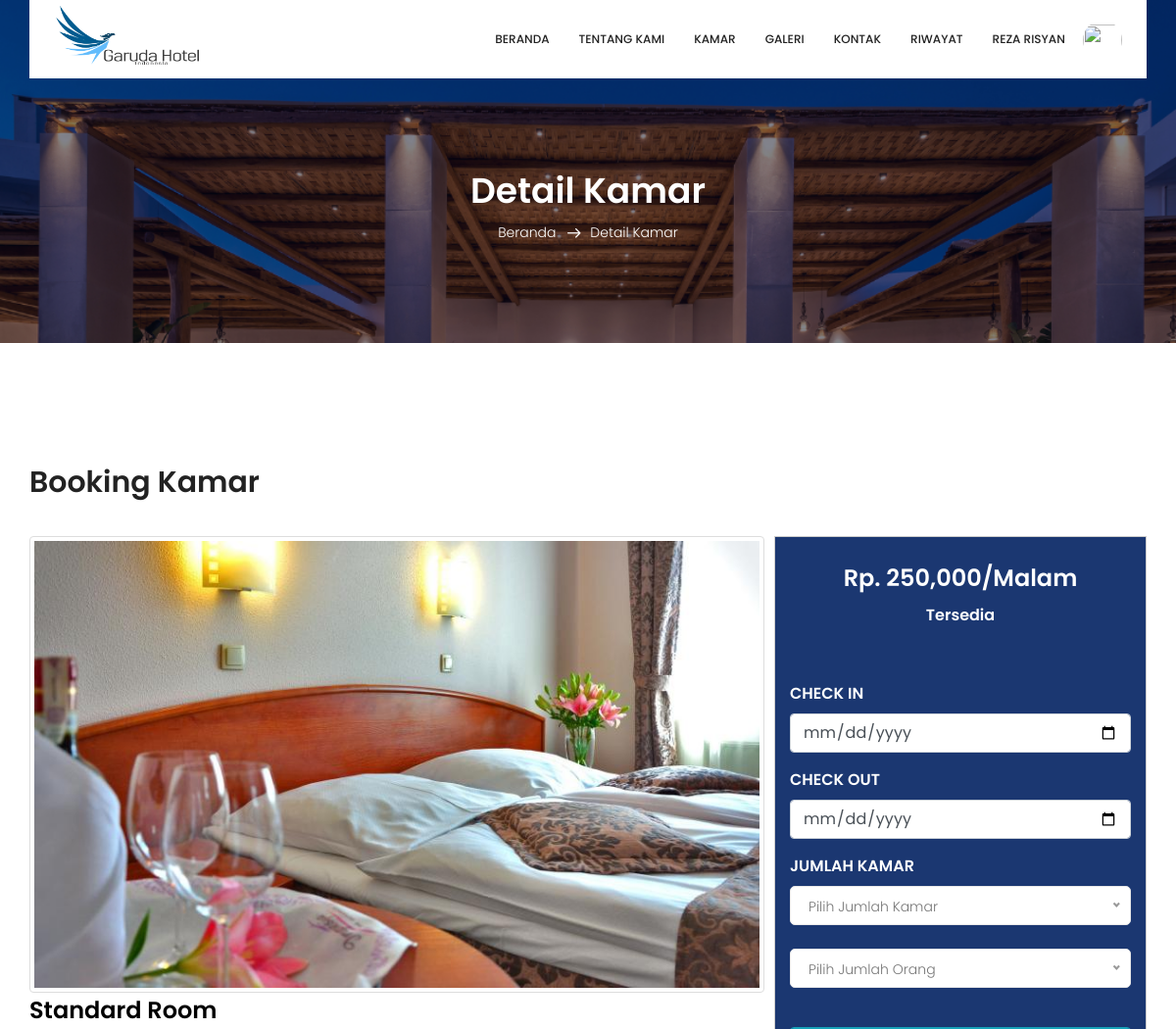
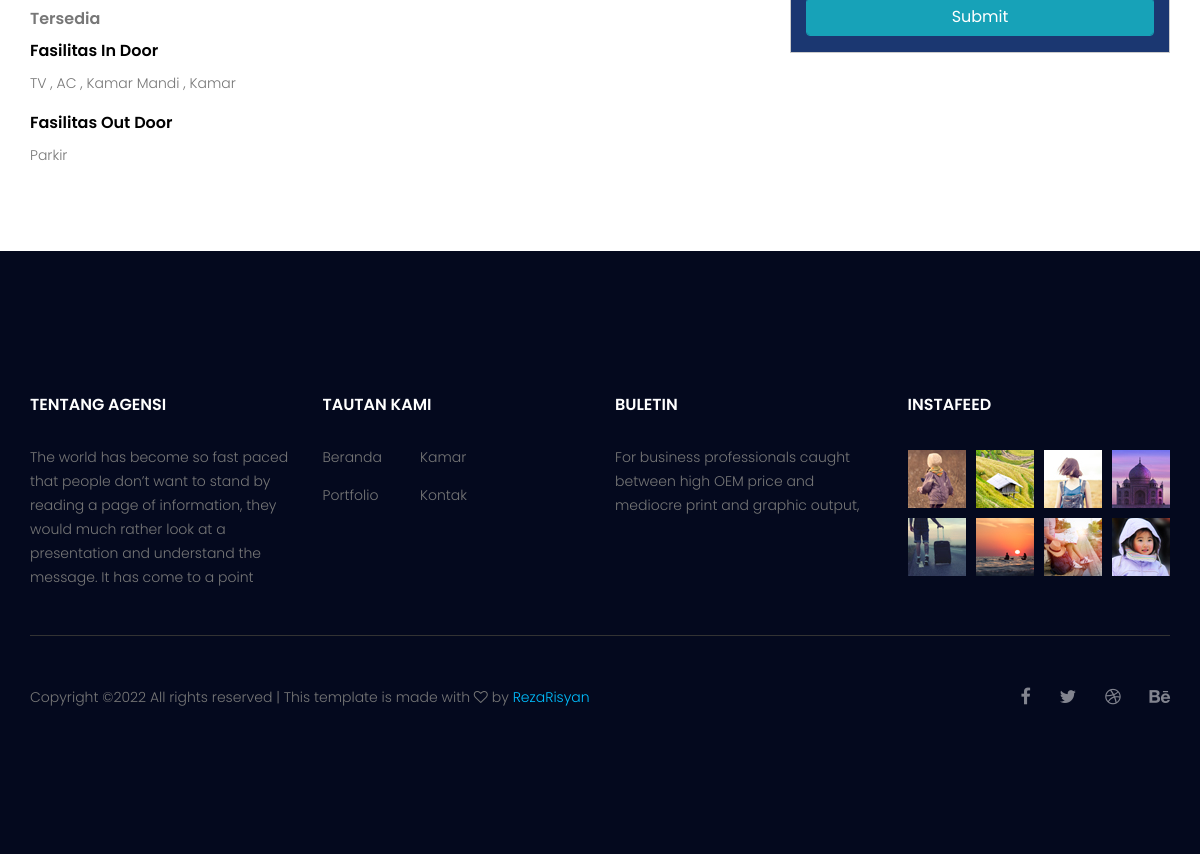
/user/tamu/detail-kamar.php?room_id=1 (signed in), run on the app's committed database (2 pictures, top to bottom).
### tables this page shows
CREATE TABLE `tb_room` (
  `id_room` int(11) NOT NULL,
  `id_kelas` int(11) NOT NULL,
  `nama_hotel` varchar(200) NOT NULL,
  `status_hotel` varchar(100) NOT NULL,
  `harga_hotel` int(11) NOT NULL,
  `hotel_deskripsi` text NOT NULL,
  `gambar_hotel` varchar(100) NOT NULL,
  `status` tinyint(1) NOT NULL
);

CREATE TABLE `tb_kelas` (
  `id_kelas` int(11) NOT NULL,
  `kelas_nama` varchar(50) NOT NULL,
  `fasilitas_indoor` text NOT NULL,
  `fasilitas_outdoor` text NOT NULL
);

### user/tamu/detail-kamar.php (the view, shortened to what this page needs)
<!doctype html>
<html lang="en">
    <head>
        <link rel="stylesheet" href="css/bootstrap.css">
        <link rel="stylesheet" href="vendors/linericon/style.css">
        <link rel="stylesheet" href="css/font-awesome.min.css">
        <link rel="stylesheet" href="vendors/bootstrap-datepicker/bootstrap-datetimepicker.min.css">
        <link rel="stylesheet" href="vendors/nice-select/css/nice-select.css">
        <link rel="stylesheet" href="vendors/owl-carousel/owl.carousel.min.css">
        <link rel="stylesheet" href="css/style.css">
        <link rel="stylesheet" href="css/responsive.css">
    </head>
    <body>
    <?php include('header.php') ?>
        <section class="breadcrumb_area">
            <div class="overlay bg-parallax" data-stellar-ratio="0.8" data-stellar-vertical-offset="0" data-background=""></div>
            <div class="container">
                <div class="page-cover text-center">
                    <h2 class="page-cover-tittle">Detail Kamar</h2>
                    <ol class="breadcrumb">
                        <li><a href="index.html">Beranda</a></li>
                        <li class="active">Detail Kamar</li>
                    </ol>
                </div>
            </div>
        </section>
        <section class="accomodation_area section_gap">
            <div class="container">
                <strong><h2 class="title_color">Booking Kamar</h2></strong>
                <br />
                <?php
                    $query = $conn->query("SELECT * FROM tb_room JOIN tb_kelas ON tb_room.id_kelas=tb_kelas.id_kelas WHERE id_room = '$_REQUEST[room_id]'") or die(mysql_error());
                    $k = $query->fetch_array();
                ?>
                <img src="/hotelrezar/user/admin/image/<?php echo $k['gambar_hotel']?>" class="img-thumbnail" alt="..." height = "650" width = "750">
                <div class = "well col-md-4" style="float:right; border:1px solid #ccc; background-color:  #1b3771;">
                    <br>
                    <?php  if ($k['status_hotel']=="Tersedia"): ?>
                    <form method = "POST" enctype = "multipart/form-data">
                        <h3 style="color:white; text-align: center;">Rp. <?php echo number_format($k['harga_hotel']) ?>/Malam</h3>
                        <h5 style="color:white; text-align: center;"><?php echo $k['status_hotel'] ?></h5>
                        <br>
                        <br>
                        <div class = "form-group">
                            <h5 style="color:white;">CHECK IN</h5>
                            <input name="tgl_checkin" type = "date" class = "form-control" required = "required" />
                        </div>
                        <div class = "form-group">
                            <h5 style="color:white;">CHECK OUT</h5>
                            <input name="tgl_checkout" type = "date" class = "form-control" required = "required" />
                        </div>
                        <div class = "form-group">
                            <h5 style="color:white;">JUMLAH KAMAR</h5>
                        </div>
                        <br>
                        <br>
                        <br />
                        <br>
                        <br>
                        <div class = "form-group">
                            <button class=" btn btn-info form-control" name="submit">Submit</button>
                        </div>
                    </form>
                    <?php endif ?>
                </div>
                <div style = "float:left;">
                    <h3 style= "color:black;"><?php echo $k['kelas_nama']?></h3>
                    <h5><?php echo $k['status_hotel']?></h5>
                    <h5 style="color: black;">Fasilitas In Door</h5>
                    <p><?php echo $k['fasilitas_indoor'] ?></p>
                    <h5 style="color: black;">Fasilitas Out Door</h5>
                    <p><?php echo $k['fasilitas_outdoor'] ?></p>
                </div>
                <br>
                <br>
                <br>
                <br>
                <br>
                <br>
                <br>
                <br>
            </div>
        </section>
        <?php include('footer.php') ?>
    </body>
</html>

### user/tamu/css/style.css (style rules this page uses)
a { text-decoration: none; -webkit-transition: all 0.3s ease-in-out; -o-transition: all 0.3s ease-in-out; transition: all 0.3s ease-in-out; }
body { line-height: 24px; font-size: 14px; font-family: "Poppins", sans-serif; font-weight: 300; color: #777777; }
section { background: #fff; }
h1, h2, h3, h4, h5, h6 { font-family: "Poppins", sans-serif; font-weight: 600; }
@media (min-width: 1200px) { .container { max-width: 1170px; } }
.section_gap { padding: 120px 0; }
.title_color { color: #222222; }
.overlay { position: absolute; left: 0; right: 0; top: 0; height: 125%; bottom: 0; z-index: -1; }
.breadcrumb_area { position: relative; padding: 172px 0px 84px; background: #04091e; z-index: 1; overflow: hidden; }
.breadcrumb_area .bg-parallax { background: url("../image/about_banner.jpg") no-repeat scroll center 0/cover; opacity: 0.50; z-index: -1; }
.page-cover-tittle { display: block; font-size: 36px; line-height: 45px; color: #fff; }
.breadcrumb { text-align: center; background: transparent; padding: 0px; display: inline-block; }
.breadcrumb li { display: inline-block; color: #fff; }
.breadcrumb li a { color: #fff; }
.breadcrumb li + li:before { content: "\e87a"; font-family: 'Linearicons-Free'; font-size: 14px; font-weight: 600; vertical-align: middle; margin: 0px 10px 0px 7px; }
h2 { font-size: 30px; }
h3 { font-size: 24px; }
h5 { font-size: 16px; }
h1, h2, h3, h4, h5, h6 { line-height: 1.5em; }

### data on the page
tb_room: gambar_hotel (picture), harga_hotel "250,000", status_hotel "Tersedia", id_kelas.kelas_nama "Standard Room", id_kelas.fasilitas_indoor "TV , AC , Kamar Mandi , Kamar", id_kelas.fasilitas_outdoor "Parkir"

### other printed values
$_SESSION['nama'] "REZA RISYAN"
